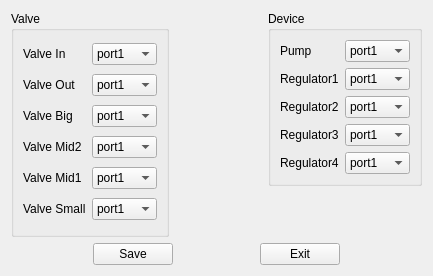
<?xml version="1.0" encoding="UTF-8"?>
<ui version="4.0">
 <class>SetPortFrm</class>
 <widget class="QWidget" name="SetPortFrm">
  <property name="geometry">
   <rect>
    <x>0</x>
    <y>0</y>
    <width>433</width>
    <height>276</height>
   </rect>
  </property>
  <property name="windowTitle">
   <string>SetPortFrm</string>
  </property>
  <layout class="QGridLayout" name="gridLayout_3">
   <item row="0" column="0" rowspan="2">
    <widget class="QGroupBox" name="gBox_Valve">
     <property name="title">
      <string>Valve</string>
     </property>
     <layout class="QGridLayout" name="gridLayout">
      <item row="0" column="0">
       <widget class="QLabel" name="label">
        <property name="text">
         <string>Valve In</string>
        </property>
       </widget>
      </item>
      <item row="0" column="1">
       <widget class="QComboBox" name="cBox_Inlet">
        <item>
         <property name="text">
          <string>port1</string>
         </property>
        </item>
        <item>
         <property name="text">
          <string>port2</string>
         </property>
        </item>
        <item>
         <property name="text">
          <string>port3</string>
         </property>
        </item>
        <item>
         <property name="text">
          <string>port4</string>
         </property>
        </item>
        <item>
         <property name="text">
          <string>port5</string>
         </property>
        </item>
        <item>
         <property name="text">
          <string>port6</string>
         </property>
        </item>
        <item>
         <property name="text">
          <string>port7</string>
         </property>
        </item>
        <item>
         <property name="text">
          <string>port8</string>
         </property>
        </item>
        <item>
         <property name="text">
          <string>port9</string>
         </property>
        </item>
        <item>
         <property name="text">
          <string>port10</string>
         </property>
        </item>
        <item>
         <property name="text">
          <string>port11</string>
         </property>
        </item>
        <item>
         <property name="text">
          <string>port12</string>
         </property>
        </item>
        <item>
         <property name="text">
          <string>port13</string>
         </property>
        </item>
        <item>
         <property name="text">
          <string>port14</string>
         </property>
        </item>
        <item>
         <property name="text">
          <string>port15</string>
         </property>
        </item>
        <item>
         <property name="text">
          <string>port16</string>
         </property>
        </item>
        <item>
         <property name="text">
          <string>port17</string>
         </property>
        </item>
        <item>
         <property name="text">
          <string>port18</string>
         </property>
        </item>
        <item>
         <property name="text">
          <string>port19</string>
         </property>
        </item>
        <item>
         <property name="text">
          <string>port20</string>
         </property>
        </item>
       </widget>
      </item>
      <item row="1" column="0">
       <widget class="QLabel" name="label_2">
        <property name="text">
         <string>Valve Out</string>
        </property>
       </widget>
      </item>
      <item row="1" column="1">
       <widget class="QComboBox" name="cBox_Outlet">
        <item>
         <property name="text">
          <string>port1</string>
         </property>
        </item>
        <item>
         <property name="text">
          <string>port2</string>
         </property>
        </item>
        <item>
         <property name="text">
          <string>port3</string>
         </property>
        </item>
        <item>
         <property name="text">
          <string>port4</string>
         </property>
        </item>
        <item>
         <property name="text">
          <string>port5</string>
         </property>
        </item>
        <item>
         <property name="text">
          <string>port6</string>
         </property>
        </item>
        <item>
         <property name="text">
          <string>port7</string>
         </property>
        </item>
        <item>
         <property name="text">
          <string>port8</string>
         </property>
        </item>
        <item>
         <property name="text">
          <string>port9</string>
         </property>
        </item>
        <item>
         <property name="text">
          <string>port10</string>
         </property>
        </item>
        <item>
         <property name="text">
          <string>port11</string>
         </property>
        </item>
        <item>
         <property name="text">
          <string>port12</string>
         </property>
        </item>
        <item>
         <property name="text">
          <string>port13</string>
         </property>
        </item>
        <item>
         <property name="text">
          <string>port14</string>
         </property>
        </item>
        <item>
         <property name="text">
          <string>port15</string>
         </property>
        </item>
        <item>
         <property name="text">
          <string>port16</string>
         </property>
        </item>
        <item>
         <property name="text">
          <string>port17</string>
         </property>
        </item>
        <item>
         <property name="text">
          <string>port18</string>
         </property>
        </item>
        <item>
         <property name="text">
          <string>port19</string>
         </property>
        </item>
        <item>
         <property name="text">
          <string>port20</string>
         </property>
        </item>
       </widget>
      </item>
      <item row="2" column="0">
       <widget class="QLabel" name="label_3">
        <property name="text">
         <string>Valve Big</string>
        </property>
       </widget>
      </item>
      <item row="2" column="1">
       <widget class="QComboBox" name="cBox_Rate_1">
        <item>
         <property name="text">
          <string>port1</string>
         </property>
        </item>
        <item>
         <property name="text">
          <string>port2</string>
         </property>
        </item>
        <item>
         <property name="text">
          <string>port3</string>
         </property>
        </item>
        <item>
         <property name="text">
          <string>port4</string>
         </property>
        </item>
        <item>
         <property name="text">
          <string>port5</string>
         </property>
        </item>
        <item>
         <property name="text">
          <string>port6</string>
         </property>
        </item>
        <item>
         <property name="text">
          <string>port7</string>
         </property>
        </item>
        <item>
         <property name="text">
          <string>port8</string>
         </property>
        </item>
        <item>
         <property name="text">
          <string>port9</string>
         </property>
        </item>
        <item>
         <property name="text">
          <string>port10</string>
         </property>
        </item>
        <item>
         <property name="text">
          <string>port11</string>
         </property>
        </item>
        <item>
         <property name="text">
          <string>port12</string>
         </property>
        </item>
        <item>
         <property name="text">
          <string>port13</string>
         </property>
        </item>
        <item>
         <property name="text">
          <string>port14</string>
         </property>
        </item>
        <item>
         <property name="text">
          <string>port15</string>
         </property>
        </item>
        <item>
         <property name="text">
          <string>port16</string>
         </property>
        </item>
        <item>
         <property name="text">
          <string>port17</string>
         </property>
        </item>
        <item>
         <property name="text">
          <string>port18</string>
         </property>
        </item>
        <item>
         <property name="text">
          <string>port19</string>
         </property>
        </item>
        <item>
         <property name="text">
          <string>port20</string>
         </property>
        </item>
       </widget>
      </item>
      <item row="3" column="0">
       <widget class="QLabel" name="label_4">
        <property name="text">
         <string>Valve Mid2</string>
        </property>
       </widget>
      </item>
      <item row="3" column="1">
       <widget class="QComboBox" name="cBox_Rate_2">
        <item>
         <property name="text">
          <string>port1</string>
         </property>
        </item>
        <item>
         <property name="text">
          <string>port2</string>
         </property>
        </item>
        <item>
         <property name="text">
          <string>port3</string>
         </property>
        </item>
        <item>
         <property name="text">
          <string>port4</string>
         </property>
        </item>
        <item>
         <property name="text">
          <string>port5</string>
         </property>
        </item>
        <item>
         <property name="text">
          <string>port6</string>
         </property>
        </item>
        <item>
         <property name="text">
          <string>port7</string>
         </property>
        </item>
        <item>
         <property name="text">
          <string>port8</string>
         </property>
        </item>
        <item>
         <property name="text">
          <string>port9</string>
         </property>
        </item>
        <item>
         <property name="text">
          <string>port10</string>
         </property>
        </item>
        <item>
         <property name="text">
          <string>port11</string>
         </property>
        </item>
        <item>
         <property name="text">
          <string>port12</string>
         </property>
        </item>
        <item>
         <property name="text">
          <string>port13</string>
         </property>
        </item>
        <item>
         <property name="text">
          <string>port14</string>
         </property>
        </item>
        <item>
         <property name="text">
          <string>port15</string>
         </property>
        </item>
        <item>
         <property name="text">
          <string>port16</string>
         </property>
        </item>
        <item>
         <property name="text">
          <string>port17</string>
         </property>
        </item>
        <item>
         <property name="text">
          <string>port18</string>
         </property>
        </item>
        <item>
         <property name="text">
          <string>port19</string>
         </property>
        </item>
        <item>
         <property name="text">
          <string>port20</string>
         </property>
        </item>
       </widget>
      </item>
      <item row="4" column="0">
       <widget class="QLabel" name="label_5">
        <property name="text">
         <string>Valve Mid1</string>
        </property>
       </widget>
      </item>
      <item row="4" column="1">
       <widget class="QComboBox" name="cBox_Rate_3">
        <item>
         <property name="text">
          <string>port1</string>
         </property>
        </item>
        <item>
         <property name="text">
          <string>port2</string>
         </property>
        </item>
        <item>
         <property name="text">
          <string>port3</string>
         </property>
        </item>
        <item>
         <property name="text">
          <string>port4</string>
         </property>
        </item>
        <item>
         <property name="text">
          <string>port5</string>
         </property>
        </item>
        <item>
         <property name="text">
          <string>port6</string>
         </property>
        </item>
        <item>
         <property name="text">
          <string>port7</string>
         </property>
        </item>
        <item>
         <property name="text">
          <string>port8</string>
         </property>
        </item>
        <item>
         <property name="text">
          <string>port9</string>
         </property>
        </item>
        <item>
         <property name="text">
          <string>port10</string>
         </property>
        </item>
        <item>
         <property name="text">
          <string>port11</string>
         </property>
        </item>
        <item>
         <property name="text">
          <string>port12</string>
         </property>
        </item>
        <item>
         <property name="text">
          <string>port13</string>
         </property>
        </item>
        <item>
         <property name="text">
          <string>port14</string>
         </property>
        </item>
        <item>
         <property name="text">
          <string>port15</string>
         </property>
        </item>
        <item>
         <property name="text">
          <string>port16</string>
         </property>
        </item>
        <item>
         <property name="text">
          <string>port17</string>
         </property>
        </item>
        <item>
         <property name="text">
          <string>port18</string>
         </property>
        </item>
        <item>
         <property name="text">
          <string>port19</string>
         </property>
        </item>
        <item>
         <property name="text">
          <string>port20</string>
         </property>
        </item>
       </widget>
      </item>
      <item row="5" column="0">
       <widget class="QLabel" name="label_6">
        <property name="text">
         <string>Valve Small</string>
        </property>
       </widget>
      </item>
      <item row="5" column="1">
       <widget class="QComboBox" name="cBox_Rate_4">
        <item>
         <property name="text">
          <string>port1</string>
         </property>
        </item>
        <item>
         <property name="text">
          <string>port2</string>
         </property>
        </item>
        <item>
         <property name="text">
          <string>port3</string>
         </property>
        </item>
        <item>
         <property name="text">
          <string>port4</string>
         </property>
        </item>
        <item>
         <property name="text">
          <string>port5</string>
         </property>
        </item>
        <item>
         <property name="text">
          <string>port6</string>
         </property>
        </item>
        <item>
         <property name="text">
          <string>port7</string>
         </property>
        </item>
        <item>
         <property name="text">
          <string>port8</string>
         </property>
        </item>
        <item>
         <property name="text">
          <string>port9</string>
         </property>
        </item>
        <item>
         <property name="text">
          <string>port10</string>
         </property>
        </item>
        <item>
         <property name="text">
          <string>port11</string>
         </property>
        </item>
        <item>
         <property name="text">
          <string>port12</string>
         </property>
        </item>
        <item>
         <property name="text">
          <string>port13</string>
         </property>
        </item>
        <item>
         <property name="text">
          <string>port14</string>
         </property>
        </item>
        <item>
         <property name="text">
          <string>port15</string>
         </property>
        </item>
        <item>
         <property name="text">
          <string>port16</string>
         </property>
        </item>
        <item>
         <property name="text">
          <string>port17</string>
         </property>
        </item>
        <item>
         <property name="text">
          <string>port18</string>
         </property>
        </item>
        <item>
         <property name="text">
          <string>port19</string>
         </property>
        </item>
        <item>
         <property name="text">
          <string>port20</string>
         </property>
        </item>
       </widget>
      </item>
     </layout>
    </widget>
   </item>
   <item row="0" column="1">
    <spacer name="horizontalSpacer_4">
     <property name="orientation">
      <enum>Qt::Horizontal</enum>
     </property>
     <property name="sizeHint" stdset="0">
      <size>
       <width>8</width>
       <height>20</height>
      </size>
     </property>
    </spacer>
   </item>
   <item row="0" column="2">
    <widget class="QGroupBox" name="gBox_Dev">
     <property name="title">
      <string>Device</string>
     </property>
     <layout class="QGridLayout" name="gridLayout_2">
      <item row="0" column="0">
       <widget class="QLabel" name="label_7">
        <property name="text">
         <string>Pump</string>
        </property>
       </widget>
      </item>
      <item row="0" column="1">
       <widget class="QComboBox" name="cBox_Pump">
        <item>
         <property name="text">
          <string>port1</string>
         </property>
        </item>
        <item>
         <property name="text">
          <string>port2</string>
         </property>
        </item>
        <item>
         <property name="text">
          <string>port3</string>
         </property>
        </item>
        <item>
         <property name="text">
          <string>port4</string>
         </property>
        </item>
        <item>
         <property name="text">
          <string>port5</string>
         </property>
        </item>
        <item>
         <property name="text">
          <string>port6</string>
         </property>
        </item>
        <item>
         <property name="text">
          <string>port7</string>
         </property>
        </item>
        <item>
         <property name="text">
          <string>port8</string>
         </property>
        </item>
        <item>
         <property name="text">
          <string>port9</string>
         </property>
        </item>
        <item>
         <property name="text">
          <string>port10</string>
         </property>
        </item>
        <item>
         <property name="text">
          <string>port11</string>
         </property>
        </item>
        <item>
         <property name="text">
          <string>port12</string>
         </property>
        </item>
        <item>
         <property name="text">
          <string>port13</string>
         </property>
        </item>
        <item>
         <property name="text">
          <string>port14</string>
         </property>
        </item>
        <item>
         <property name="text">
          <string>port15</string>
         </property>
        </item>
        <item>
         <property name="text">
          <string>port16</string>
         </property>
        </item>
        <item>
         <property name="text">
          <string>port17</string>
         </property>
        </item>
        <item>
         <property name="text">
          <string>port18</string>
         </property>
        </item>
        <item>
         <property name="text">
          <string>port19</string>
         </property>
        </item>
        <item>
         <property name="text">
          <string>port20</string>
         </property>
        </item>
       </widget>
      </item>
      <item row="1" column="0">
       <widget class="QLabel" name="label_8">
        <property name="text">
         <string>Regulator1</string>
        </property>
       </widget>
      </item>
      <item row="1" column="1">
       <widget class="QComboBox" name="cBox_Regulate_1">
        <item>
         <property name="text">
          <string>port1</string>
         </property>
        </item>
        <item>
         <property name="text">
          <string>port2</string>
         </property>
        </item>
        <item>
         <property name="text">
          <string>port3</string>
         </property>
        </item>
        <item>
         <property name="text">
          <string>port4</string>
         </property>
        </item>
        <item>
         <property name="text">
          <string>port5</string>
         </property>
        </item>
        <item>
         <property name="text">
          <string>port6</string>
         </property>
        </item>
        <item>
         <property name="text">
          <string>port7</string>
         </property>
        </item>
        <item>
         <property name="text">
          <string>port8</string>
         </property>
        </item>
        <item>
         <property name="text">
          <string>port9</string>
         </property>
        </item>
        <item>
         <property name="text">
          <string>port10</string>
         </property>
        </item>
        <item>
         <property name="text">
          <string>port11</string>
         </property>
        </item>
        <item>
         <property name="text">
          <string>port12</string>
         </property>
        </item>
        <item>
         <property name="text">
          <string>port13</string>
         </property>
        </item>
        <item>
         <property name="text">
          <string>port14</string>
         </property>
        </item>
        <item>
         <property name="text">
          <string>port15</string>
         </property>
        </item>
        <item>
         <property name="text">
          <string>port16</string>
         </property>
        </item>
        <item>
         <property name="text">
          <string>port17</string>
         </property>
        </item>
        <item>
         <property name="text">
          <string>port18</string>
         </property>
        </item>
        <item>
         <property name="text">
          <string>port19</string>
         </property>
        </item>
        <item>
         <property name="text">
          <string>port20</string>
         </property>
        </item>
       </widget>
      </item>
      <item row="2" column="0">
       <widget class="QLabel" name="label_9">
        <property name="text">
         <string>Regulator2</string>
        </property>
       </widget>
      </item>
      <item row="2" column="1">
       <widget class="QComboBox" name="cBox_Regulate_2">
        <item>
         <property name="text">
          <string>port1</string>
         </property>
        </item>
        <item>
         <property name="text">
          <string>port2</string>
         </property>
        </item>
        <item>
         <property name="text">
          <string>port3</string>
         </property>
        </item>
        <item>
         <property name="text">
          <string>port4</string>
         </property>
        </item>
        <item>
         <property name="text">
          <string>port5</string>
         </property>
        </item>
        <item>
         <property name="text">
          <string>port6</string>
         </property>
        </item>
        <item>
         <property name="text">
          <string>port7</string>
         </property>
        </item>
        <item>
         <property name="text">
          <string>port8</string>
         </property>
        </item>
        <item>
         <property name="text">
          <string>port9</string>
         </property>
        </item>
        <item>
         <property name="text">
          <string>port10</string>
         </property>
        </item>
        <item>
         <property name="text">
          <string>port11</string>
         </property>
        </item>
        <item>
         <property name="text">
          <string>port12</string>
         </property>
        </item>
        <item>
         <property name="text">
          <string>port13</string>
         </property>
        </item>
        <item>
         <property name="text">
          <string>port14</string>
         </property>
        </item>
        <item>
         <property name="text">
          <string>port15</string>
         </property>
        </item>
        <item>
         <property name="text">
          <string>port16</string>
         </property>
        </item>
        <item>
         <property name="text">
          <string>port17</string>
         </property>
        </item>
        <item>
         <property name="text">
          <string>port18</string>
         </property>
        </item>
        <item>
         <property name="text">
          <string>port19</string>
         </property>
        </item>
        <item>
         <property name="text">
          <string>port20</string>
         </property>
        </item>
       </widget>
      </item>
      <item row="3" column="0">
       <widget class="QLabel" name="label_10">
        <property name="text">
         <string>Regulator3</string>
        </property>
       </widget>
      </item>
      <item row="3" column="1">
       <widget class="QComboBox" name="cBox_Regulate_3">
        <item>
         <property name="text">
          <string>port1</string>
         </property>
        </item>
        <item>
         <property name="text">
          <string>port2</string>
         </property>
        </item>
        <item>
         <property name="text">
          <string>port3</string>
         </property>
        </item>
        <item>
         <property name="text">
          <string>port4</string>
         </property>
        </item>
        <item>
         <property name="text">
          <string>port5</string>
         </property>
        </item>
        <item>
         <property name="text">
          <string>port6</string>
         </property>
        </item>
        <item>
         <property name="text">
          <string>port7</string>
         </property>
        </item>
        <item>
         <property name="text">
          <string>port8</string>
         </property>
        </item>
        <item>
         <property name="text">
          <string>port9</string>
         </property>
        </item>
        <item>
         <property name="text">
          <string>port10</string>
         </property>
        </item>
        <item>
         <property name="text">
          <string>port11</string>
         </property>
        </item>
        <item>
         <property name="text">
          <string>port12</string>
         </property>
        </item>
        <item>
         <property name="text">
          <string>port13</string>
         </property>
        </item>
        <item>
         <property name="text">
          <string>port14</string>
         </property>
        </item>
        <item>
         <property name="text">
          <string>port15</string>
         </property>
        </item>
        <item>
         <property name="text">
          <string>port16</string>
         </property>
        </item>
        <item>
         <property name="text">
          <string>port17</string>
         </property>
        </item>
        <item>
         <property name="text">
          <string>port18</string>
         </property>
        </item>
        <item>
         <property name="text">
          <string>port19</string>
         </property>
        </item>
        <item>
         <property name="text">
          <string>port20</string>
         </property>
        </item>
       </widget>
      </item>
      <item row="4" column="0">
       <widget class="QLabel" name="label_11">
        <property name="text">
         <string>Regulator4</string>
        </property>
       </widget>
      </item>
      <item row="4" column="1">
       <widget class="QComboBox" name="cBox_Regulate_4">
        <item>
         <property name="text">
          <string>port1</string>
         </property>
        </item>
        <item>
         <property name="text">
          <string>port2</string>
         </property>
        </item>
        <item>
         <property name="text">
          <string>port3</string>
         </property>
        </item>
        <item>
         <property name="text">
          <string>port4</string>
         </property>
        </item>
        <item>
         <property name="text">
          <string>port5</string>
         </property>
        </item>
        <item>
         <property name="text">
          <string>port6</string>
         </property>
        </item>
        <item>
         <property name="text">
          <string>port7</string>
         </property>
        </item>
        <item>
         <property name="text">
          <string>port8</string>
         </property>
        </item>
        <item>
         <property name="text">
          <string>port9</string>
         </property>
        </item>
        <item>
         <property name="text">
          <string>port10</string>
         </property>
        </item>
        <item>
         <property name="text">
          <string>port11</string>
         </property>
        </item>
        <item>
         <property name="text">
          <string>port12</string>
         </property>
        </item>
        <item>
         <property name="text">
          <string>port13</string>
         </property>
        </item>
        <item>
         <property name="text">
          <string>port14</string>
         </property>
        </item>
        <item>
         <property name="text">
          <string>port15</string>
         </property>
        </item>
        <item>
         <property name="text">
          <string>port16</string>
         </property>
        </item>
        <item>
         <property name="text">
          <string>port17</string>
         </property>
        </item>
        <item>
         <property name="text">
          <string>port18</string>
         </property>
        </item>
        <item>
         <property name="text">
          <string>port19</string>
         </property>
        </item>
        <item>
         <property name="text">
          <string>port20</string>
         </property>
        </item>
       </widget>
      </item>
     </layout>
    </widget>
   </item>
   <item row="1" column="2">
    <spacer name="verticalSpacer">
     <property name="orientation">
      <enum>Qt::Vertical</enum>
     </property>
     <property name="sizeHint" stdset="0">
      <size>
       <width>20</width>
       <height>19</height>
      </size>
     </property>
    </spacer>
   </item>
   <item row="2" column="0" colspan="3">
    <layout class="QHBoxLayout" name="horizontalLayout">
     <item>
      <spacer name="horizontalSpacer_2">
       <property name="orientation">
        <enum>Qt::Horizontal</enum>
       </property>
       <property name="sizeHint" stdset="0">
        <size>
         <width>40</width>
         <height>20</height>
        </size>
       </property>
      </spacer>
     </item>
     <item>
      <widget class="QPushButton" name="btn_Save">
       <property name="text">
        <string>Save</string>
       </property>
      </widget>
     </item>
     <item>
      <spacer name="horizontalSpacer">
       <property name="orientation">
        <enum>Qt::Horizontal</enum>
       </property>
       <property name="sizeHint" stdset="0">
        <size>
         <width>40</width>
         <height>20</height>
        </size>
       </property>
      </spacer>
     </item>
     <item>
      <widget class="QPushButton" name="btn_Exit">
       <property name="text">
        <string>Exit</string>
       </property>
      </widget>
     </item>
     <item>
      <spacer name="horizontalSpacer_3">
       <property name="orientation">
        <enum>Qt::Horizontal</enum>
       </property>
       <property name="sizeHint" stdset="0">
        <size>
         <width>40</width>
         <height>20</height>
        </size>
       </property>
      </spacer>
     </item>
    </layout>
   </item>
  </layout>
 </widget>
 <resources/>
 <connections/>
</ui>
